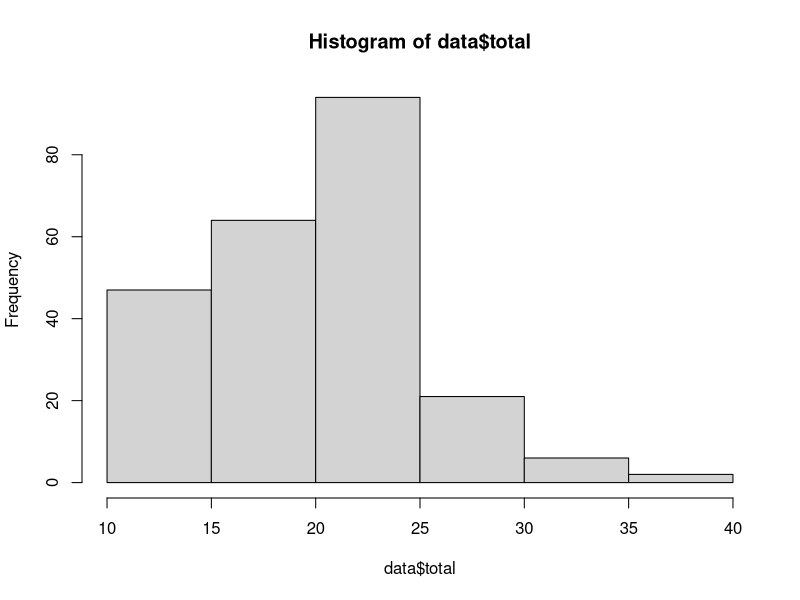
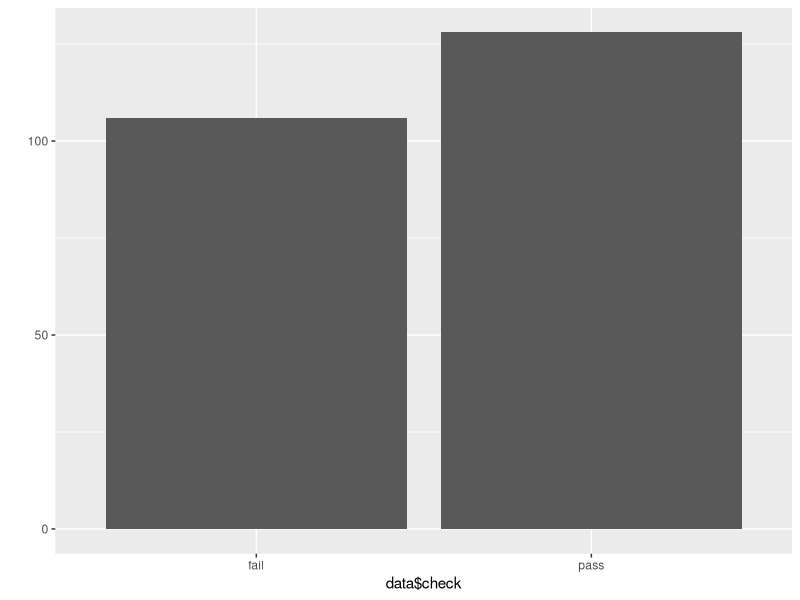
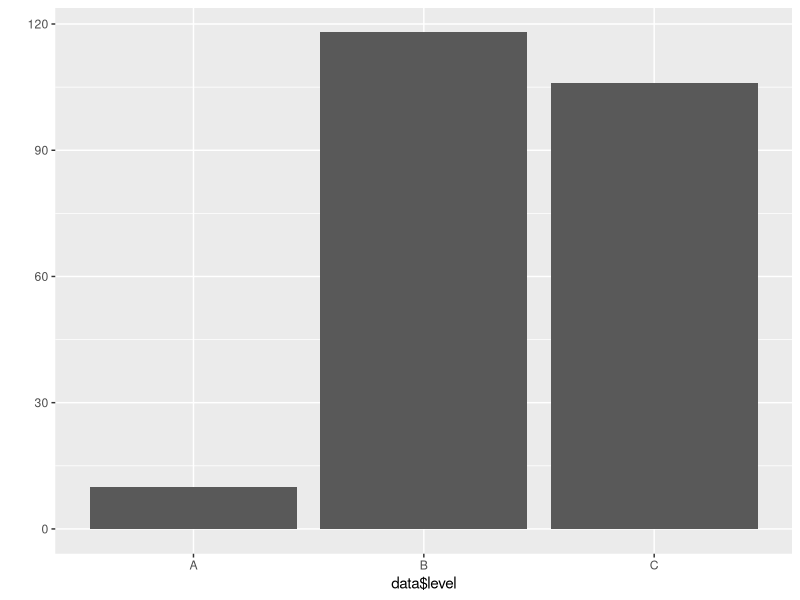

Recreate these plots in R, in order. (Note: this script raises an error after producing the figures.)
# mpg
library(ggplot2)
class(mpg)
data <- as.data.frame(mpg)
class(data)
head(data)
tail(data)
summary(data)

colnames(data)
install.packages("dplyr")
library(dplyr)
colnames(data)
data <- rename(data, city = cty)
data <- rename(data, highway = hwy)
colnames(data)

# 통합연비를 구해서 히스토그램으로 출력하시오.
# (cty + hwy) / 2

colnames(data)
data$total <- (data$city + data$highway) / 2
data$total
library(ggplot2)
#qplot(data$total, binwidth=2, geom = "histogram")
hist(data$total)
mean(data$total)

# 20 >= pass, fail

data$check <- ifelse(data$total >= 20, "pass", "fail")
table(data$check)

qplot(data$check)

# 다음의 등급을 정의하여 빈도수를 출력하시오.
# 등급  total기준
#  A    30이상 ~ 40이하
#  B    20이상 ~ 30이하
#  C    10이상 ~ 20이하
#  D    0 ~ 10이하

library(ggplot2)
class(mpg)
data <- as.data.frame(mpg)
colnames(data)
data$total <- (data$cty + data$hwy) / 2
#data$total 
data$level <- ifelse(data$total >= 30 & data$total < 40,
       "A", 
       ifelse(data$total >= 20 & data$total < 30, 
              "B",
              ifelse(data$total >= 10 & data$total < 20,
                     "C", "D"
              )))

data$level
library(ggplot2)
qplot(data$level)

test <- function(total){
  level <- ""
  if(total >= 30 & total < 40) {
    level = "A"
  } else if(total >= 20 & total < 30){
    level = "B"
  } else if(total >= 10 & total < 20){
    level = "C"
  } else {
    level = "D"
  }
  return(total)
}

data$level <- test(data$total)

# midwest
str(midwest)
class(midwest)
data2 <- as.data.frame(midwest)
View(data2)

colnames(midwest)
asian <- (midwest$popasian / midwest$poptotal) * 100
asian
library(ggplot2)
qplot(asian)
hist(asian)













